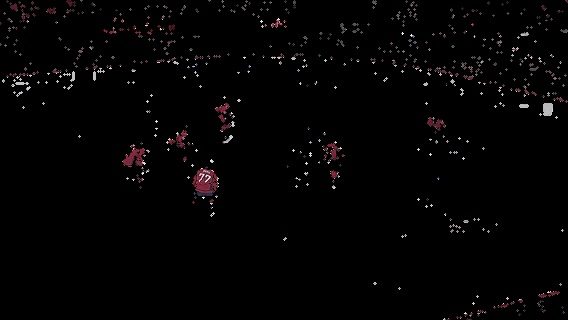
#> input picture tracking/image/res.jpg, 568 x 320 px
$ python kmeans.py
#> lines starting #> are read from the running program, lines starting #| are printed output that depends on the picture
import numpy as np
import cv2

path = 'image/'
img = cv2.imread(path + 'res.jpg')
#> img is the input picture: shape (320, 568, 3); mean B, G, R 3.4, 3.2, 4
Z = img.reshape((-1,3))

# convert to np.float32
Z = np.float32(Z)

# define criteria, number of clusters(K) and apply kmeans()
criteria = (cv2.TERM_CRITERIA_EPS + cv2.TERM_CRITERIA_MAX_ITER, 30, 0.1)
K = 2
ret,label,center=cv2.kmeans(Z,K,None,criteria,10,cv2.KMEANS_RANDOM_CENTERS)
#> ret = 49665269.9; center = [[0.463, 0.399, 0.768], [111.2, 105.7, 125.2]]

# Now convert back into uint8, and make original image
center = np.uint8(center)
#> center = [[0, 0, 0], [111, 105, 125]]
res = center[label.flatten()]
res2 = res.reshape((img.shape))
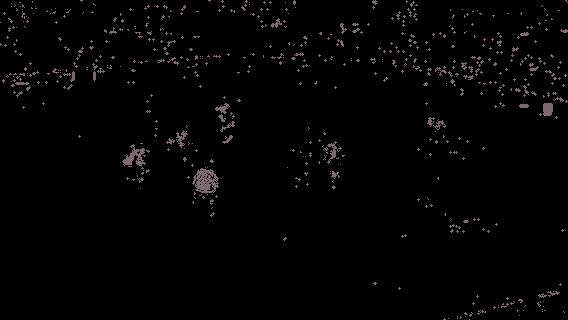
#> res2: shape (320, 568, 3); mean B, G, R 2.9, 2.7, 3.3

cv2.imshow('res2', np.vstack([img, res2]))
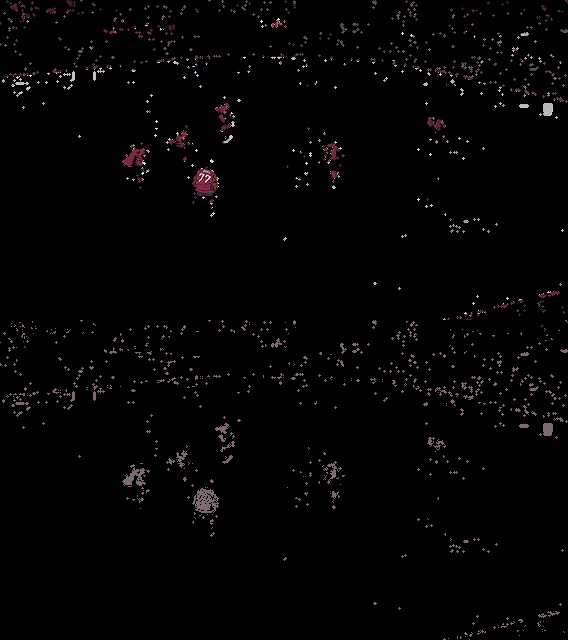
#> window 'res2': shape (640, 568, 3); mean B, G, R 3.1, 3, 3.6
cv2.waitKey(0)
cv2.destroyAllWindows()
